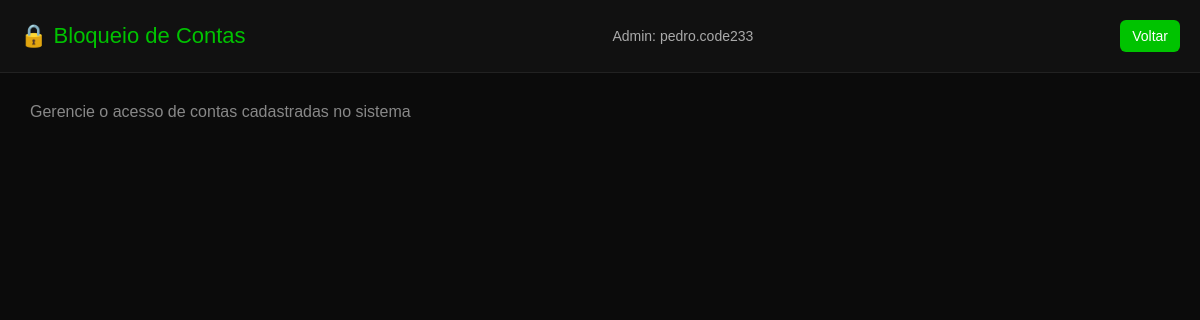
The app's page /contas/ (signed in), older data.
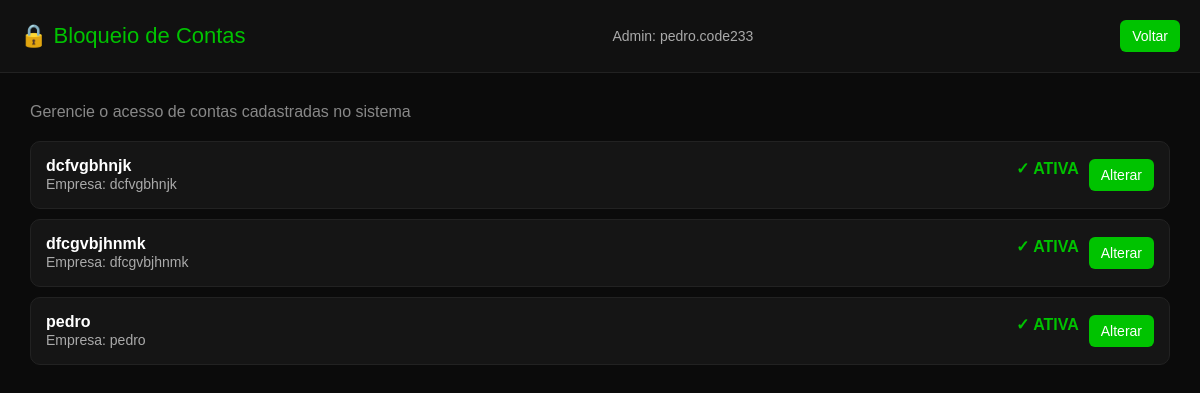
The same page, newer data.
### home/models.py (models this page shows, shortened)
class Membership(models.Model):
    user = models.ForeignKey(User, on_delete=models.CASCADE)
    company = models.ForeignKey(Company, on_delete=models.CASCADE)
    is_admin = models.BooleanField(default=False)
    is_active = models.BooleanField(default=True)  # <- isso aqui
    expires_at = models.DateTimeField(null=True, blank=True)
    class Meta:
        unique_together = ('user', 'company')

class Company(models.Model):
    name = models.CharField(max_length=100)
    description = models.TextField(blank=True, null=True)
    contato = models.CharField(max_length=200, blank=True, null=True)
    active = models.BooleanField(default=True)
    paid = models.BooleanField(default=False)

### home/views.py (the view)
# urls.py: path('contas/', lista_contas, name='lista_contas'),
@login_required
def lista_contas(request):
    contas = Membership.objects.all()
    return render(request, "core/lista_contas.html", {"contas": contas})

### home/templates/core/lista_contas.html (shortened to what this page needs)
{% load static %}
<!DOCTYPE html>
<html lang="pt-br">
<head>
</head>
<body>
<div class="header">
    <div class="title">🔒 Bloqueio de Contas</div>
    <div class="info">
        Admin: {{ user.username }}
    </div>
    <a href="{% url 'controle' %}">
        <button class="btn">Voltar</button>
    </a>
</div>
<div class="container">
    <div class="top-bar">
        Gerencie o acesso de contas cadastradas no sistema
    </div>
    {% for conta in contas %}
        <div class="card">
            <div class="card-info">
                <strong>{{ conta.user.username }}</strong><br>
                <span class="info">Empresa: {{ conta.company.name }}</span>
            </div>
            <div class="card-actions">
                {% if conta.is_active %}
                    <span class="status-ativa">✓ ATIVA</span>
                {% else %}
                    <span class="status-bloqueada">✗ BLOQUEADA</span>
                {% endif %}
                {% if not conta.user.is_superuser %}
                    <a href="{% url 'toggle_conta' conta.id %}" class="btn">Alterar</a>
                {% else %}
                    <span class="info" style="padding: 8px 12px;">Superuser</span>
                {% endif %}
            </div>
        </div>
    {% endfor %}
</div>
</body>
</html>

### home/templates/core/lista_contas.html (style rules this page uses)
body { margin: 0; font-family: Arial, sans-serif; background: #0b0b0b; color: white; }
.header { padding: 20px; background: #111; border-bottom: 1px solid #222; display: flex; justify-content: space-between; align-items: center; }
.title { font-size: 22px; color: rgb(0, 195, 0); }
.container { padding: 30px; }
.card { background: #151515; border: 1px solid #222; padding: 15px; margin-bottom: 10px; border-radius: 10px; display: flex; justify-content: space-between; align-items: center; }
.btn { background: rgb(0, 195, 0); color: white; padding: 8px 12px; border-radius: 6px; text-decoration: none; font-size: 14px; border: none; cursor: pointer; }
.info { font-size: 14px; color: #aaa; }
.top-bar { margin-bottom: 20px; color: #888; }
.status-ativa { color: rgb(0, 195, 0); font-weight: bold; }
.card-info { flex-grow: 1; }
.card-actions { display: flex; gap: 10px; }

Row changes from the older to the newer data that the page shows:
added Membership: user.username "dcfvgbhnjk", company.name "dcfvgbhnjk", is_active "✓ ATIVA", shows "Alterar"
added Membership: user.username "dfcgvbjhnmk", company.name "dfcgvbjhnmk", is_active "✓ ATIVA", shows "Alterar"
added Membership: user.username "pedro", company.name "pedro", is_active "✓ ATIVA", shows "Alterar"
